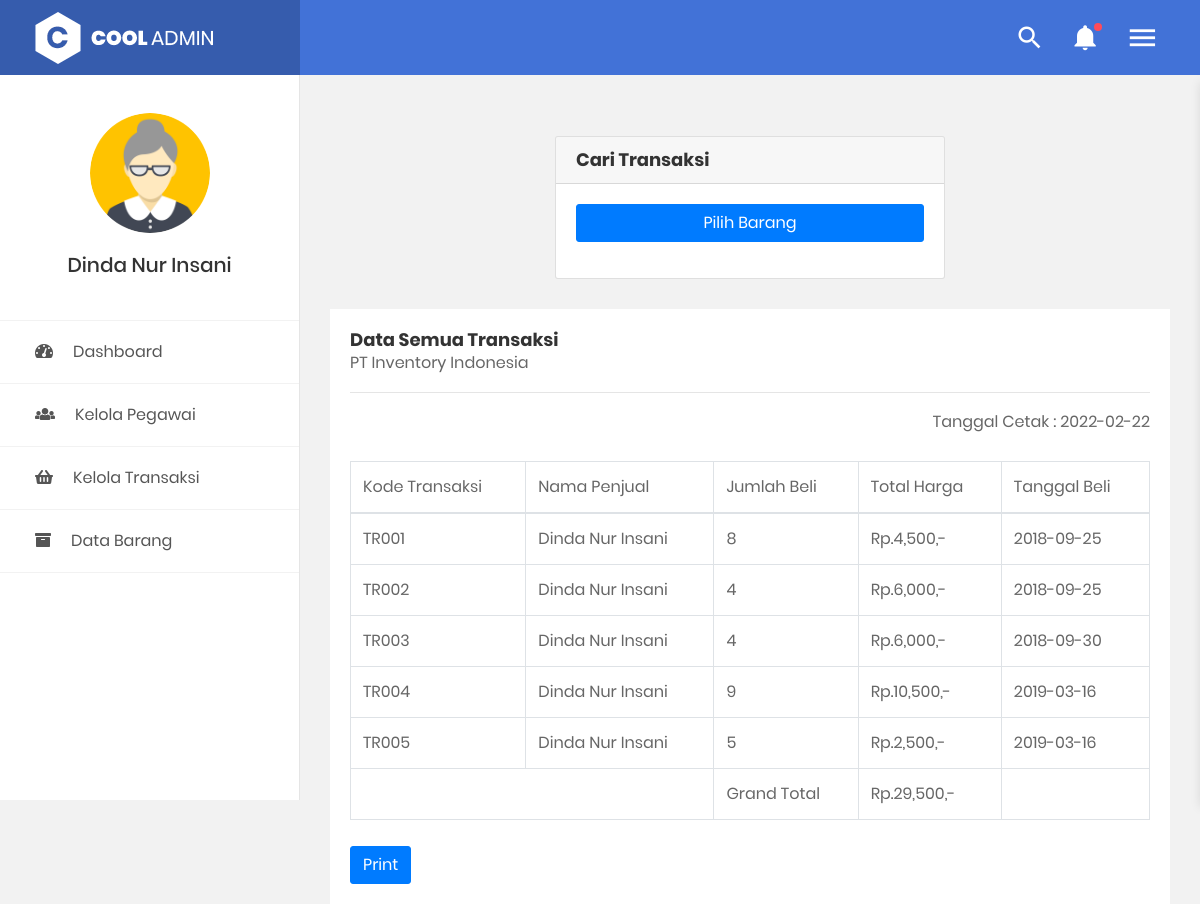
The app's page /pageManager.php?page=kelTransaksi (signed in) with its own data.
### tables this page shows
CREATE TABLE `table_user` (
  `kd_user` varchar(7) NOT NULL,
  `nama_user` varchar(20) NOT NULL,
  `username` varchar(25) NOT NULL,
  `password` varchar(25) NOT NULL,
  `foto_user` varchar(50) NOT NULL,
  `level` enum('Admin','Kasir','Manager') NOT NULL
);

### config/controller.php (called while the page is built, shortened)
<?php
	$username = "root";
    $password = "";
    $database = "inventaris_imm";
    $hostname = "localhost";
    $con = mysqli_connect($hostname,$username,$password,$database) or die("Connection Corrupt");
    class lsp{
        public function AuthUser($sessionUser){
            global $con;
            $sql = "SELECT * FROM table_user WHERE username = '$sessionUser'";
            $query = mysqli_query($con,$sql);
            $bigData = mysqli_fetch_assoc($query);
            return $bigData;
        }
    }
 ?>

### pageManager.php (the view, shortened to what this page needs)
<?php
	include "config/controller.php";
    $function = new lsp();
    $auth = $function->AuthUser($_SESSION['username']);
 ?>
<!DOCTYPE html>
<html>
<head>
    <link href="css/font-face.css" rel="stylesheet" media="all">
    <link href="vendor/font-awesome-4.7/css/font-awesome.min.css" rel="stylesheet" media="all">
    <link href="vendor/font-awesome-5/css/fontawesome-all.min.css" rel="stylesheet" media="all">
    <link href="vendor/mdi-font/css/material-design-iconic-font.min.css" rel="stylesheet" media="all">
    <link href="vendor/bootstrap-4.1/bootstrap.min.css" rel="stylesheet" media="all">
    <link href="vendor/animsition/animsition.min.css" rel="stylesheet" media="all">
    <link href="vendor/bootstrap-progressbar/bootstrap-progressbar-3.3.4.min.css" rel="stylesheet" media="all">
    <link href="vendor/wow/animate.css" rel="stylesheet" media="all">
    <link href="vendor/css-hamburgers/hamburgers.min.css" rel="stylesheet" media="all">
    <link href="vendor/slick/slick.css" rel="stylesheet" media="all">
    <link href="vendor/select2/select2.min.css" rel="stylesheet" media="all">
    <link href="vendor/perfect-scrollbar/perfect-scrollbar.css" rel="stylesheet" media="all">
    <link href="vendor/vector-map/jqvmap.min.css" rel="stylesheet" media="all">
    <link rel="stylesheet" href="css/sweet-alert.css">
    <link href="css/theme.css" rel="stylesheet" media="all">
    <link rel="stylesheet" href="https://cdn.datatables.net/1.10.19/css/dataTables.bootstrap4.min.css">
</head>
<body>
	<div class="page-wrapper">
		<aside class="menu-sidebar2">
			<div class="logo">
                <a href="#">
                    <img src="images/icon/logo-white.png" alt="Cool Admin" />
                </a>
            </div>
            <div class="menu-sidebar2__content js-scrollbar1">
                <div class="account2">
                    <div class="image img-cir img-120">
                        <img src="img/<?= $auth['foto_user'] ?>" />
                    </div>
                    <h4 class="name"><?= $auth['nama_user']; ?></h4>
                </div>
                <nav class="navbar-sidebar2">
                    <ul class="list-unstyled navbar__list">
                        <li>
                            <a href="?page">
                            <i class="fas fa-tachometer-alt"></i>Dashboard</a>
                        </li>
                        <li>
                            <a href="?page=kelPegawai">
                            <i class="fas fa-users"></i>Kelola Pegawai</a>
                        </li>
                        <li>
                            <a href="?page=kelTransaksi">
                            <i class="fas fa-shopping-basket"></i>Kelola Transaksi</a>
                        </li>
                        <li class="has-sub">
                            <a class="js-arrow" href="#">
                            <i class="fas fa-archive"></i>Data Barang</a>
                        </li>
                    </ul>
                </nav>
            </div>
		</aside>
		<div class="page-container2">
			<header class="header-desktop2 hd">
                <div class="section__content section__content--p30">
                    <div class="container-fluid">
                        <div class="header-wrap2">
                            <div class="header-button2">
                                <div class="header-button-item js-item-menu">
                                    <i class="zmdi zmdi-search"></i>
                                </div>
                                <div class="header-button-item has-noti js-item-menu">
                                    <i class="zmdi zmdi-notifications"></i>
                                </div>
                                <div class="header-button-item mr-0 js-sidebar-btn">
                                    <i class="zmdi zmdi-menu"></i>
                                </div>
                            </div>
                        </div>
                    </div>
                </div>
            </header>
			<?php
				@$page = $_GET['page'];
				switch($page){
                    case 'kelTransaksi':
                        include "manager/Transaksi.php";
                        break;
				}
			 ?>
		</div>
	</div>
</body>
</html>

### records on screen
table_user: foto_user (picture), nama_user "Dinda Nur Insani"

### other values on screen
$dts['kd_transaksi'] "TR001"
$dts['nama_user'] "Dinda Nur Insani"
$dts['jumlah_beli'] "8"
$dts['total_harga'] "4,500"
$dts['tanggal_beli'] "2018-09-25"
$dts['kd_transaksi'] "TR002"
$dts['jumlah_beli'] "4"
$dts['total_harga'] "6,000"
$dts['kd_transaksi'] "TR003"
$dts['tanggal_beli'] "2018-09-30"
$dts['kd_transaksi'] "TR004"
$dts['jumlah_beli'] "9"
$dts['total_harga'] "10,500"
$dts['tanggal_beli'] "2019-03-16"
$dts['kd_transaksi'] "TR005"
